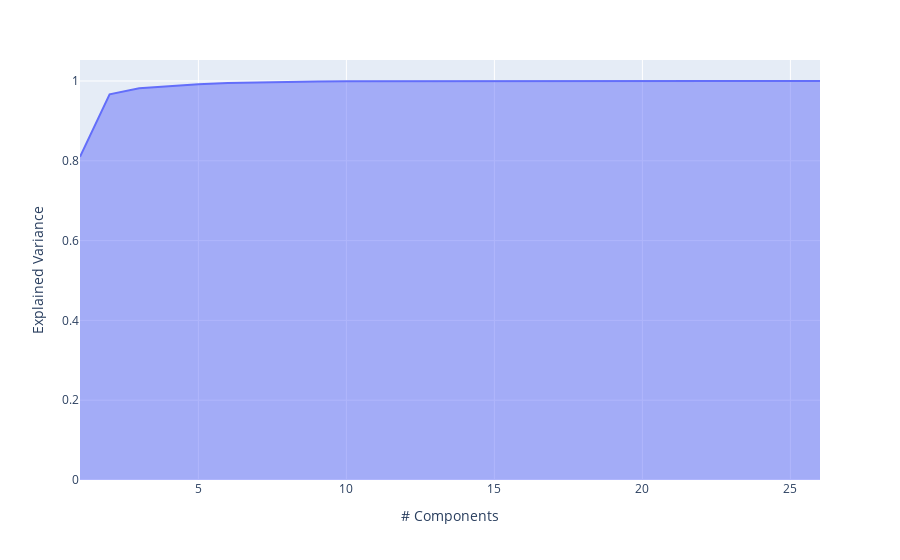

This figure's notebook cell:
### Markdown cell above
### Elbow method

### Code cell
from IA.exploration_data.data_viz import elbow_method

elbow_method(X_speed)

### Figure 1 — Plotly figure (JSON) as saved in the notebook; plotly's stock layout.template omitted (floating-point values rounded to 4 significant figures)
{"data": [{"fillpattern": {"shape": ""}, "hovertemplate": "# Components=%{x}<br>Explained Variance=%{y}<extra></extra>", "legendgroup": "", "line": {"color": "#636efa"}, "marker": {"symbol": "circle"}, "mode": "lines", "name": "", "orientation": "v", "showlegend": false, "stackgroup": "1", "x": [1, 2, 3, 4, 5, 6, 7, 8, 9, 10, 11, 12, 13, 14, 15, 16, 17, 18, 19, 20, 21, 22, 23, 24, 25, 26], "xaxis": "x", "y": [0.81, 0.9667, 0.9816, 0.9876, 0.992, 0.9948, 0.9965, 0.9979, 0.9989, 0.9993, 0.9995, 0.9996, 0.9997, 0.9998, 0.9999, 0.9999, 0.9999, 1.0, 1.0, 1.0, 1.0, 1.0, 1.0, 1.0, 1.0, 1.0], "yaxis": "y", "type": "scatter"}], "layout": {"xaxis": {"anchor": "y", "domain": [0.0, 1.0], "title": {"text": "# Components"}}, "yaxis": {"anchor": "x", "domain": [0.0, 1.0], "title": {"text": "Explained Variance"}}, "legend": {"tracegroupgap": 0}, "margin": {"t": 60}}}
